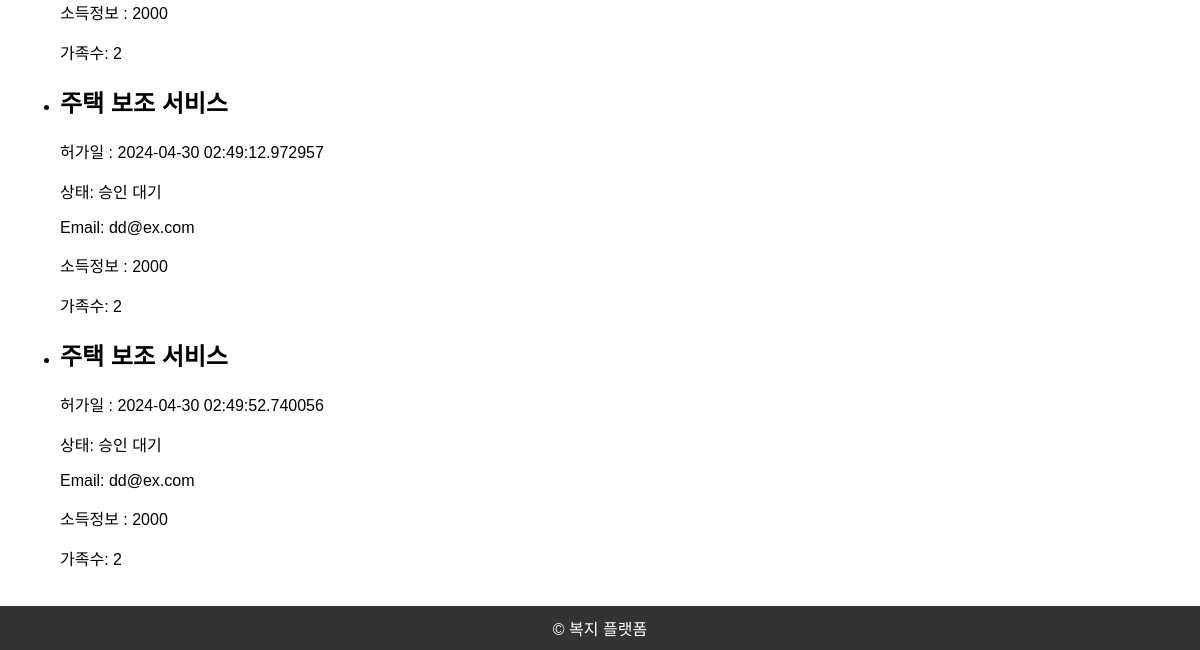
/my-applications (signed in, lower part), run on an earlier commit of the app's database.
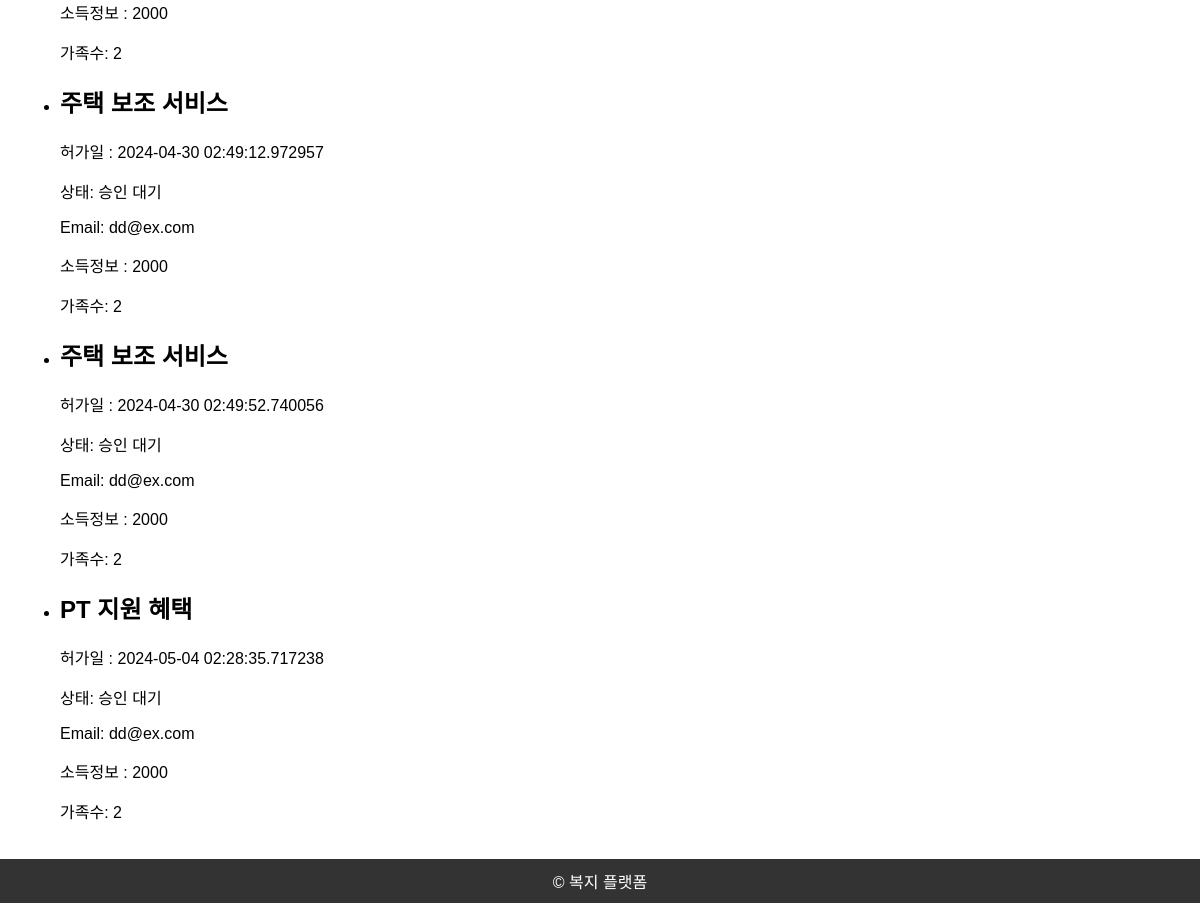
And on a later commit of the database.
### models.py (models this page shows, shortened)
class ModelMixin(object):
    def save(self):
        db.session.add(self)
        db.session.commit()

class Application(UserMixin, ModelMixin, db.Model):
    id = db.Column(db.Integer, primary_key=True)
    user_id = db.Column(db.Integer, db.ForeignKey('user.id'), nullable=False)
    benefit_id = db.Column(db.Integer, db.ForeignKey('benefit.id'), nullable=False)
    applied_date = db.Column(db.DateTime, default=datetime.utcnow)
    status = db.Column(db.String(20), nullable=False, default='승인 대기')

class UserInfo(db.Model):
    id = db.Column(db.Integer, primary_key=True)
    user_id = db.Column(db.Integer, db.ForeignKey('user.id'), nullable=False)
    income = db.Column(db.Float)
    family_members = db.Column(db.Integer)

class Benefit(UserMixin, ModelMixin, db.Model):
    id = db.Column(db.Integer, primary_key=True)
    name = db.Column(db.String(100), nullable=False)
    description = db.Column(db.Text, nullable=False)
    requirements = db.Column(db.Text, nullable=False)
    income = db.Column(db.Float)
    family_members = db.Column(db.Integer)
    applications = db.relationship('Application', backref='benefit', lazy='dynamic')
    updated_at = db.Column(db.DateTime, default=datetime.utcnow, onupdate=datetime.utcnow)

class User(UserMixin, db.Model):
    id = db.Column(db.Integer, primary_key=True)
    username = db.Column(db.String(64), unique=True)
    email = db.Column(db.String(120), unique=True)
    password = db.Column(db.String(100))
    applications = db.relationship('Application', backref='user', lazy='dynamic')
    user_info = db.relationship('UserInfo', uselist=False, backref='user')
    last_notification_checked_at = db.Column(db.DateTime, default=datetime.utcnow)
    notifications = db.relationship('Notification', backref='user', lazy='dynamic')
    is_active = True  # 기본적으로 활성화된 상태로 설정

### applications.py (the view)
@applications_bp.route('/my-applications')
@login_required
def my_applications():
    applications = current_user.applications.options(
        joinedload(Application.user).joinedload(User.user_info)
    ).all()
    return render_template('applications.html', applications=applications)

### app.py (called while the page is built)
@login_manager.user_loader
def load_user(user_id):
    from models import User
    return User.query.get(int(user_id))

### templates/applications.html (shortened to what this page needs)
{% extends 'base.html' %}
{% block content %}
<ul>
    {% for application in applications %}
    <li>
        <h2>{{ application.benefit.name }}</h2>
        <p>허가일 : {{ application.applied_date }}</p>
        <p>상태: {{ application.status }}</p>
        {% if application.user.user_info %}
        <p>Email: {{ application.user.email }}</p>
        <p>소득정보 : {{ "%0.f"|format(application.user.user_info.income) }}</p>
        <p>가족수: {{ application.user.user_info.family_members }}</p>
        {% endif %}
    </li>
    {% endfor %}
</ul>
{% endblock %}

What changed in the data, as far as the page shows it:
added Application: benefit.name "PT 지원 혜택", applied_date "2024-05-04 02:28:35.717238", status "승인 대기", user.email "dd@ex.com", {{ "%0.f"|format(application.user.user_info.income) }} "2000", user.user_info.family_members "2"
